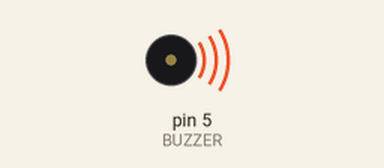
The sketch below on a simulated Arduino Uno, built with avr-gcc and run on an emulated ATmega328P. Shown: buzzer (waves = sounding).

Above: at 0.2 s.
At 1.2 s:
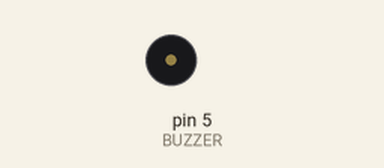
Timing chart, 0 to 5.2 s (numbered marks = the images above):
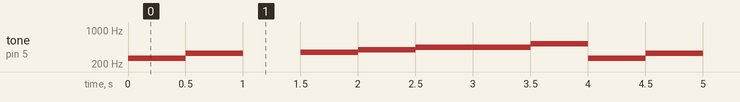

Measured:
- by itself, tone on pin 5 (BUZZER): repeats every 4.0 s: 330 Hz 0.50 s, silent 0.50 s, 349 Hz 0.50 s, 392 Hz 0.50 s, 440 Hz 1.0 s, 523 Hz 0.50 s, 262 Hz 0.50 s

The sketch:

example2.ino
```cpp
enum{REST=0, DO=262, RE=294, MI=330, FA=349, SOL=392, LA=440, SHI=404, DO2=523};
#define BUZZER 5

int NUM=9;
int Frequency[]={DO,RE,MI,REST,FA,SOL,LA,SHI,DO2};
int Delay[]={500,0,500,500,500,500,1000,0,500};

void setup() {
  pinMode(BUZZER, OUTPUT);
}

void loop() {
  for (int i=0; i<NUM; i++) {
    tone(BUZZER, Frequency[i]);
    delay(Delay[i]);
  }
}
```
